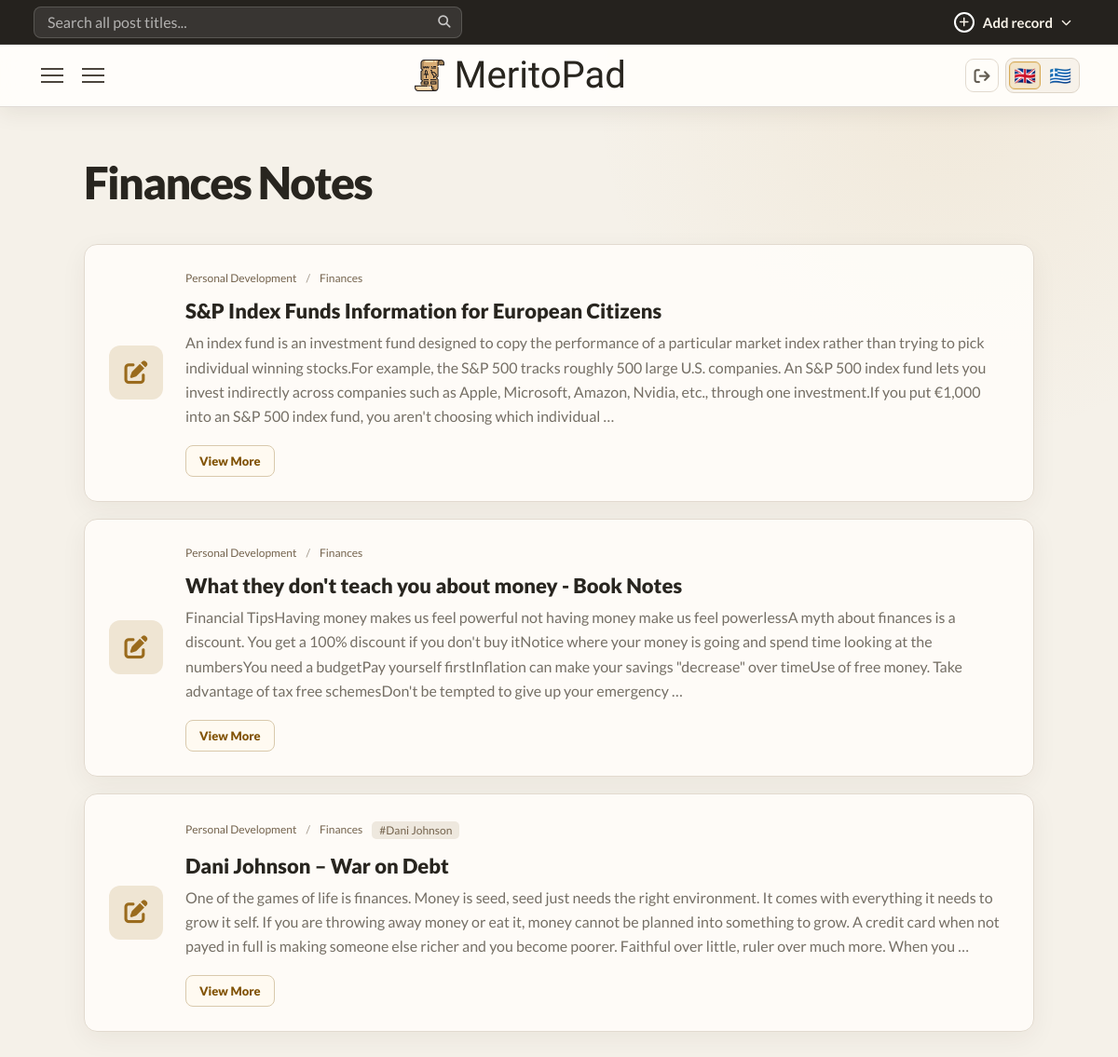
Before: /cnicou/notes/category/personal-development/finances (signed in) with the older database file.
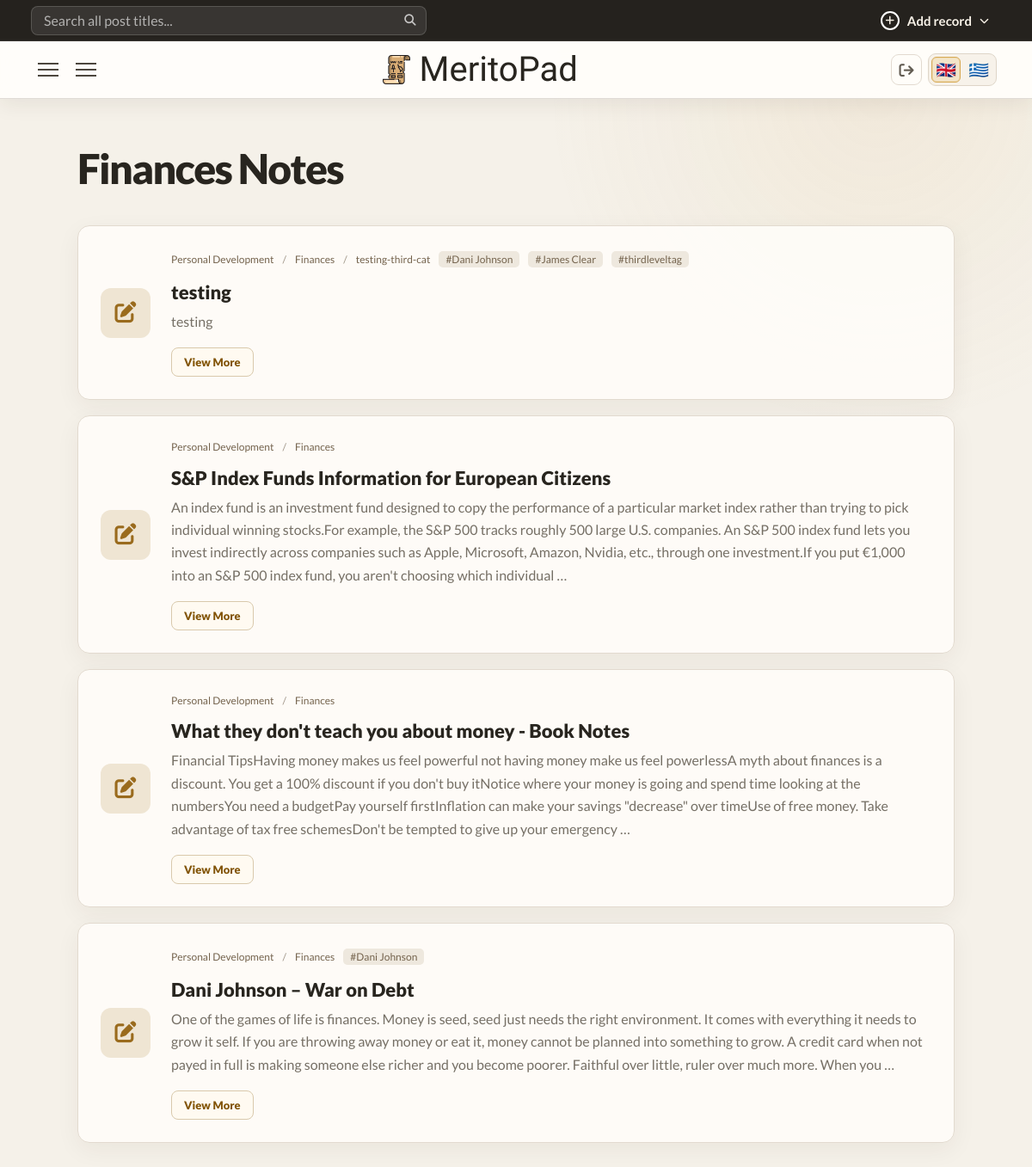
After: the same page with the newer database file.
### core/models.py (models this page shows, shortened)
class UserOwnedModel(models.Model):
    user = models.ForeignKey(
        settings.AUTH_USER_MODEL,
        on_delete=models.CASCADE,
        related_name="%(class)s_records",
        null=True,
        blank=True,
    )
    class Meta:
        abstract = True
        constraints = [
            models.UniqueConstraint(
                fields=("user", "slug"),
                name="unique_%(class)s_user_slug",
            )
        ]

class Note(UserOwnedModel):
    title = models.CharField(max_length=255)
    slug = models.SlugField(blank=True)
    created_at = models.DateTimeField(auto_now_add=True)
    content = CKEditor5Field('Content', config_name='extends')  # or 'default'
    category = models.ForeignKey(
        NoteCategory,
        on_delete=models.DO_NOTHING,
        related_name="notes_by_category",
        null=True
    )
    subcategory = models.ForeignKey(
        NoteSubcategory,
        on_delete=models.DO_NOTHING,
        related_name="notes_by_subcategory",
        blank=True,
        null=True
    )
    tags = models.ManyToManyField(
        NoteTag,
        related_name="notes_by_tag",
        blank=True
    )

class BaseCategory(UserOwnedModel):
    name = models.CharField(max_length=255)
    slug = models.SlugField(blank=True)
    class Meta:
        abstract = True
        constraints = [
            models.UniqueConstraint(
                fields=("user", "slug"),
                name="unique_%(class)s_user_slug",
            )
        ]

class NoteCategory(BaseCategory):
    pass

class BaseSubcategory(UserOwnedModel):
    parent = models.ForeignKey(
        "self", on_delete=models.CASCADE, related_name="children", null=True, blank=True,
    )
    name = models.CharField(max_length=255)
    slug = models.SlugField(blank=True)
    class Meta(UserOwnedModel.Meta):
        abstract = True

class NoteSubcategory(BaseSubcategory):
    category = models.ForeignKey(
        NoteCategory, on_delete=models.CASCADE, related_name="subcategories",
    )

class BaseTag(UserOwnedModel):
    name = models.CharField(max_length=255)
    slug = models.SlugField(blank=True)
    class Meta:
        abstract = True
        constraints = [
            models.UniqueConstraint(
                fields=("user", "slug"),
                name="unique_%(class)s_user_slug",
            )
        ]

class NoteTag(BaseTag):
    category = models.ForeignKey(NoteCategory, on_delete=models.CASCADE, related_name="tags")
    subcategory = models.ForeignKey(NoteSubcategory, on_delete=models.CASCADE, related_name="tags", null=True, blank=True)

### core/views.py (the view)
# urls.py: path("notes/category/<slug:cat_slug>/<slug:subcat_slug>",views.note_subcategory,name="note_subcategory"),
@workspace_login_required
def note_subcategory(request,cat_slug,subcat_slug):
    return scoped_record_listing(request, "note", category_slug=cat_slug, subcategory_slug=subcat_slug)

### core/context_processors.py (called while the page is built)
def workspace_record_type(request):
    match = getattr(request, "resolver_match", None)
    if match is None:
        return {}
    url_name = match.url_name or ""
    record_type = match.kwargs.get("record_type")
    if not record_type:
        record_type = "article" if url_name == "index" else url_name.split("_", 1)[0]
    if record_type not in WORKSPACE_RECORD_TYPES:
        return {}
    return {
        "workspace_record_type": record_type,
        "workspace_is_record_form": url_name.endswith(("_create", "_edit")),
        "workspace_is_single": url_name.endswith("_single"),
    }

### core/taxonomy.py (called while the page is built)
def default_category_first(queryset):
    return queryset.annotate(
        _default_category_order=Case(
            When(slug=DEFAULT_CATEGORY_SLUG, then=Value(0)),
            default=Value(1),
            output_field=IntegerField(),
        )
    ).order_by("_default_category_order", "name")

def is_category_model(model):
    return issubclass(model, BaseCategory)

### core/views.py (called while the page is built)
def taxonomy_for_user(model, user):
    queryset = model.objects.filter(user=user)
    if is_category_model(model):
        return default_category_first(queryset)
    return queryset.order_by("name")

### core/templates/core/subcategories/note-subcategory.html (shortened to what this page needs)
{% extends 'core/base.html' %}
{% block main %}
<div class="grid">
    <div class="grid-right">
        <div class="grid-right-wraper">
            <h1 class="post-type-title">{{article_subcategory.name}} Notes</h1>
            {% for article in page_obj %}
                <article class="preview">
                    <div class="icon">
                        <i class="fa-solid fa-pen-to-square"></i>
                    </div>
                    <div class="content">
                        {% include "core/includes/post-taxonomy.html" with record=article record_type=workspace_record_type %}
                        <h2>{{article.title}}</h2>
                        <p>{{article.content | safe | striptags | truncatewords:70 }}</p>
                        <a class="view-single-btn" href="{% url 'note_single' request.user.username article.slug %}">View More</a>
                    </div>
                </article>
            {% empty %}
                <p class="no-entries">No entries yet to show...</p>
            {% endfor %}
    </div>
    </div>
</div>
{% endblock %}

### core/templates/core/includes/post-taxonomy.html
{% with category_url=record_type|add:"_category" subcategory_url=record_type|add:"_subcategory" tag_url=record_type|add:"_tag" %}
{% if record.category or record.subcategory or record.tags.all %}
<nav class="post-taxonomy" aria-label="Post category and tags">
    <div class="post-category-path">
    {% if record.category %}
    <a class="post-taxonomy-category" href="{% url category_url request.user.username record.category.slug %}" aria-label="Category: {{ record.category.name }}">{{ record.category.name }}</a>
    {% endif %}
    {% if record.subcategory.parent %}
    <span class="post-taxonomy-separator" aria-hidden="true">/</span>
    <a class="post-taxonomy-subcategory" href="{% url subcategory_url request.user.username record.category.slug record.subcategory.parent.slug %}" aria-label="Subcategory: {{ record.subcategory.parent.name }}">{{ record.subcategory.parent.name }}</a>
    {% endif %}
    {% if record.subcategory %}
    <span class="post-taxonomy-separator" aria-hidden="true">/</span>
    <a class="post-taxonomy-subcategory" href="{% url subcategory_url request.user.username record.category.slug record.subcategory.slug %}" aria-label="Subcategory: {{ record.subcategory.name }}">{{ record.subcategory.name }}</a>
    {% endif %}
    </div>
    {% if record.tags.all %}
    <ul class="post-tag-list" aria-label="Post tags">
        {% for tag in record.tags.all %}
        <li><a class="post-taxonomy-tag" href="{% url tag_url request.user.username tag.slug %}" aria-label="Tag: {{ tag.name }} ({% if tag.subcategory %}{{ tag.subcategory.name }}{% else %}{{ tag.category.name }}{% endif %})">#{{ tag.name }}</a></li>
        {% endfor %}
    </ul>
    {% endif %}
</nav>
{% endif %}
{% endwith %}

Changed rows visible on the page:
added Note: category.name "Personal Development", subcategory.parent.name "Finances", subcategory.name "testing-third-cat", title "testing", content "testing", NoteTag (name "Dani Johnson")
now on this page (row unchanged): NoteTag: name "James Clear", shown under "Personal Development"
added NoteTag: name "thirdleveltag", shown under "Personal Development"
